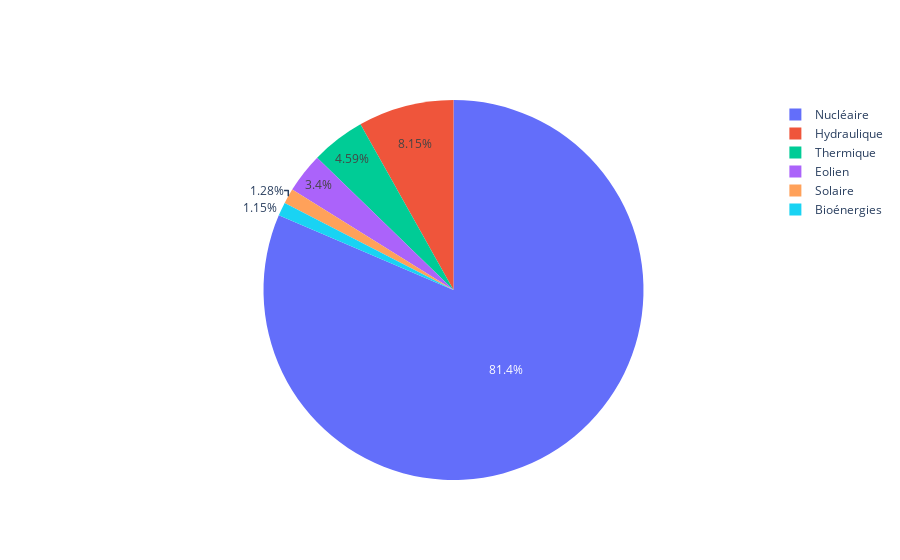

Notebook code for this chart:
### Code cell
import plotly.graph_objs as go

#pie_chart = go.Pie(labels=total_energy.index, values=total_energy.values)                                                                                                                                                                                                                                                                          #
fig = go.Figure(go.Pie(labels=total_energy.index, values=total_energy.values))
fig.show()

### Figure 1 — Plotly figure (JSON) as saved in the notebook; plotly's stock layout.template omitted (floating-point values rounded to 4 significant figures)
{"data": [{"labels": ["Nucléaire", "Eolien", "Hydraulique", "Thermique", "Solaire", "Bioénergies"], "type": "pie", "values": [6409.0, 267.6, 641.2, 361.4, 100.7, 90.81]}], "layout": {}}
